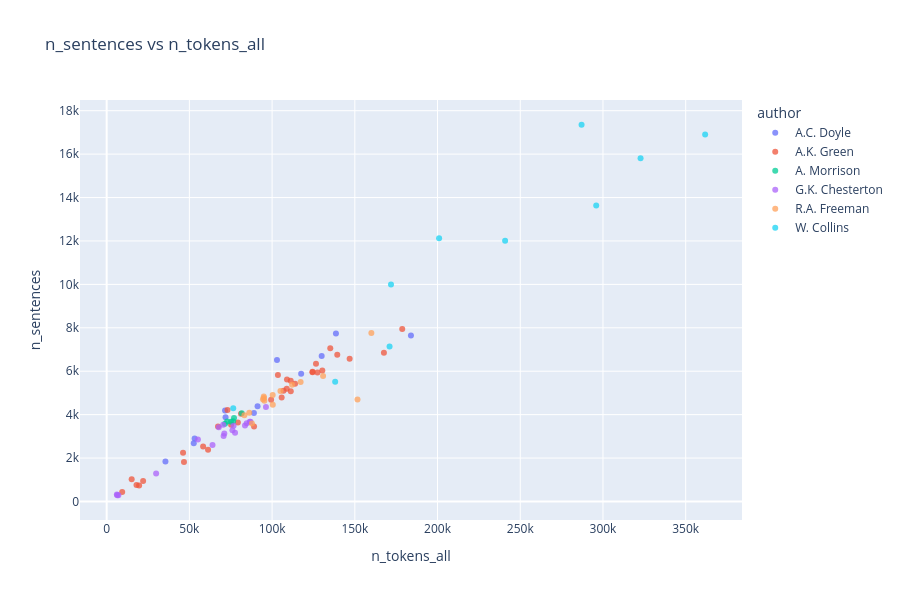
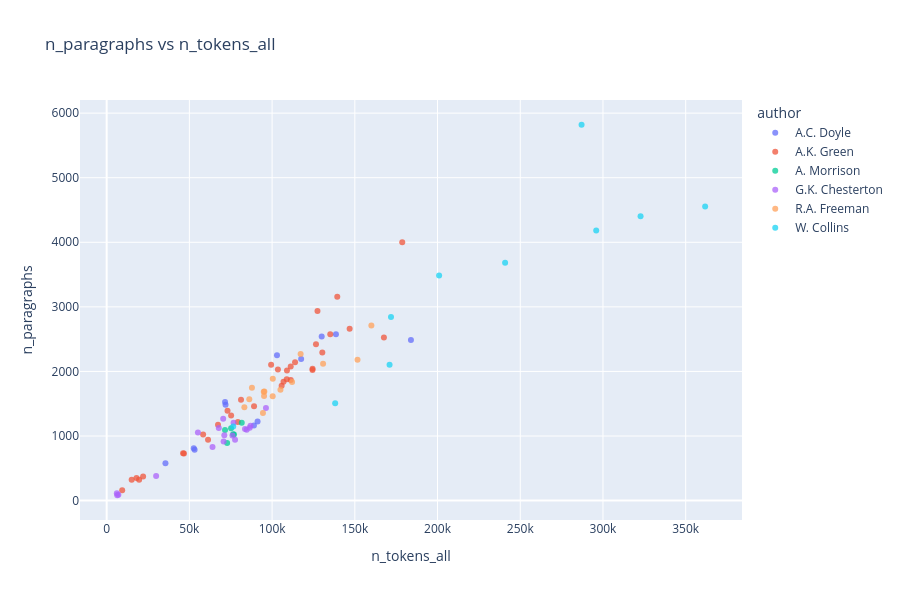
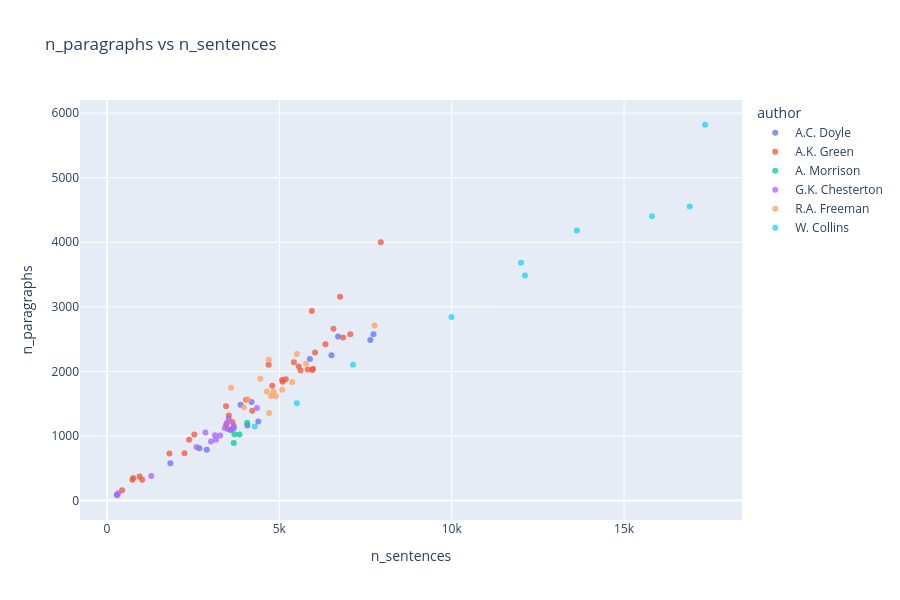
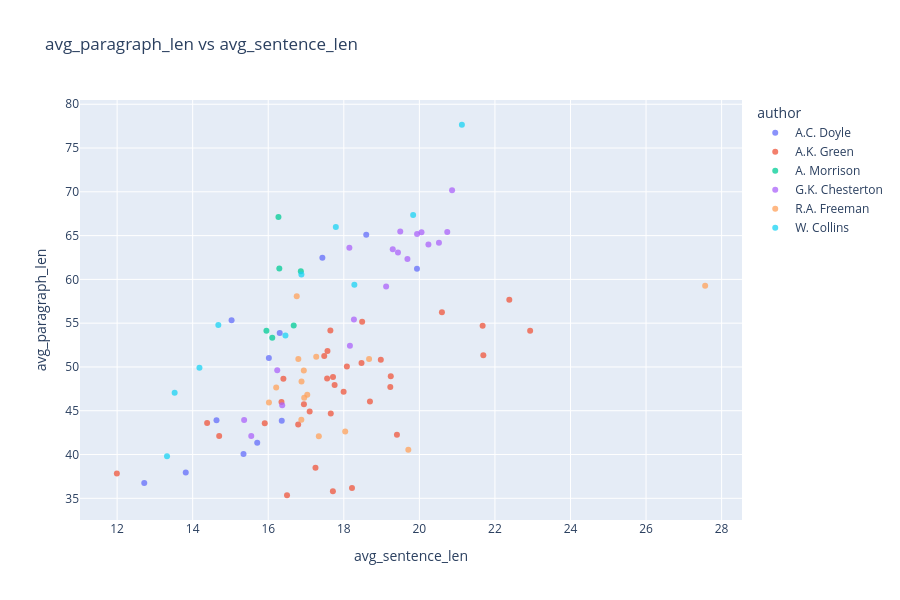

The cell these charts' notebook holds for them, in order:
### Code cell
plot_scatter_list_plotly(
    data=df_corpus,
    scatter_pairs=scatter_pairs,
    hue="author",
    work_col="title",
)

### Figure 1 — Plotly figure (JSON) as saved in the notebook; plotly's stock layout.template omitted (floating-point values rounded to 4 significant figures)
{"data": [{"customdata": [["A.C. Doyle"], ["A.C. Doyle"], ["A.C. Doyle"], ["A.C. Doyle"], ["A.C. Doyle"], ["A.C. Doyle"], ["A.C. Doyle"], ["A.C. Doyle"], ["A.C. Doyle"], ["A.C. Doyle"], ["A.C. Doyle"], ["A.C. Doyle"]], "hovertemplate": "<b>%{hovertext}</b><br><br>author=%{customdata[0]}<br>n_tokens_all=%{x}<br>n_sentences=%{y}<extra></extra>", "hovertext": ["A Study in Scarlet", "Tales of Terror and Mystery", "The Adventures of Sherlock Holmes", "The case-book of Sherlock Holmes", "The Hound of the Baskervilles", "The Lost World", "The Memoirs of Sherlock Holmes", "The Poison Belt", "The Return of Sherlock Holmes", "The Sign of the Four", "The Valley of Fear", "The White Company"], "legendgroup": "A.C. Doyle", "marker": {"color": "#636efa", "opacity": 0.75, "symbol": "circle"}, "mode": "markers", "name": "A.C. Doyle", "orientation": "v", "showlegend": true, "type": "scatter", "x": [52654, 89015, 129973, 102949, 71859, 91221, 117564, 35536, 138592, 53167, 71564, 183927], "xaxis": "x", "y": [2683, 4073, 6703, 6512, 3876, 4390, 5886, 1839, 7733, 2896, 4194, 7640], "yaxis": "y"}, {"customdata": [["A.K. Green"], ["A.K. Green"], ["A.K. Green"], ["A.K. Green"], ["A.K. Green"], ["A.K. Green"], ["A.K. Green"], ["A.K. Green"], ["A.K. Green"], ["A.K. Green"], ["A.K. Green"], ["A.K. Green"], ["A.K. Green"], ["A.K. Green"], ["A.K. Green"], ["A.K. Green"], ["A.K. Green"], ["A.K. Green"], ["A.K. Green"], ["A.K. Green"], ["A.K. Green"], ["A.K. Green"], ["A.K. Green"], ["A.K. Green"], ["A.K. Green"], ["A.K. Green"], ["A.K. Green"], ["A.K. Green"], ["A.K. Green"], ["A.K. Green"], ["A.K. Green"], ["A.K. Green"], ["A.K. Green"], ["A.K. Green"]], "hovertemplate": "<b>%{hovertext}</b><br><br>author=%{customdata[0]}<br>n_tokens_all=%{x}<br>n_sentences=%{y}<extra></extra>", "hovertext": ["7 to 12: A Detective Story", "A Difficult Problem", "A Matter of Millions", "A Strange Disappearance", "Agatha Webb", "Behind Closed Doors", "Cynthia Wakeham's Money", "Dark Hollow", "Doctor Izard", "Hand and Ring", "Initials Only", "Lost Man's Lane", "Masterpieces of Mystery", "One of My Sons", "Room Number 3, and Other Detective Stories", "That Affair Next Door", "The Chief Legatee", "The Circular Study", "The Doctor, his Wife, and the Clock", "The Filigree Ball", "The Forsaken Inn", "The Golden Slipper and Other Problems for Violet Strange", "The House of the Whispering Pines", "The Leavenworth Case", "The Mill Mystery", "The Millionaire Baby", "The Mystery of the Hasty Arrow", "The Old Stone House and Other Stories", "The Step on the Stair ", "The Sword of Damocles", "The Woman in the Alcove", "Three Thousand Dollars", "To the Minute", "X Y Z: A Detective Story"], "legendgroup": "A.K. Green", "marker": {"color": "#EF553B", "opacity": 0.75, "symbol": "circle"}, "mode": "markers", "name": "A.K. Green", "orientation": "v", "showlegend": true, "type": "scatter", "x": [18035, 9390, 130354, 61280, 106902, 146868, 99399, 108990, 58302, 178663, 103512, 111286, 124417, 113872, 124455, 127434, 73064, 67303, 19623, 105774, 75234, 108838, 135171, 139396, 89085, 81224, 111249, 46731, 126529, 167590, 79315, 15120, 46167, 22028], "xaxis": "x", "y": [761, 440, 6036, 2384, 5097, 6570, 4691, 5618, 2536, 7945, 5822, 5080, 5957, 5424, 5977, 5944, 4213, 3455, 739, 4795, 3535, 5187, 7060, 6762, 3456, 4038, 5563, 1813, 6339, 6847, 3640, 1022, 2249, 948], "yaxis": "y"}, {"customdata": [["A. Morrison"], ["A. Morrison"], ["A. Morrison"], ["A. Morrison"], ["A. Morrison"], ["A. Morrison"]], "hovertemplate": "<b>%{hovertext}</b><br><br>author=%{customdata[0]}<br>n_tokens_all=%{x}<br>n_sentences=%{y}<extra></extra>", "hovertext": ["Adventures of Martin Hewit", "Chronicles of Martin Hewitt", "Martin Hewitt, Investigator", "The Dorrington Deed-Box", "The Red Triangle", "The Hole in the Wall"], "legendgroup": "A. Morrison", "marker": {"color": "#00cc96", "opacity": 0.75, "symbol": "circle"}, "mode": "markers", "name": "A. Morrison", "orientation": "v", "showlegend": true, "type": "scatter", "x": [76977, 75202, 71542, 72829, 76432, 81648], "xaxis": "x", "y": [3846, 3678, 3578, 3680, 3698, 4067], "yaxis": "y"}, {"customdata": [["G.K. Chesterton"], ["G.K. Chesterton"], ["G.K. Chesterton"], ["G.K. Chesterton"], ["G.K. Chesterton"], ["G.K. Chesterton"], ["G.K. Chesterton"], ["G.K. Chesterton"], ["G.K. Chesterton"], ["G.K. Chesterton"], ["G.K. Chesterton"], ["G.K. Chesterton"], ["G.K. Chesterton"], ["G.K. Chesterton"], ["G.K. Chesterton"], ["G.K. Chesterton"], ["G.K. Chesterton"], ["G.K. Chesterton"]], "hovertemplate": "<b>%{hovertext}</b><br><br>author=%{customdata[0]}<br>n_tokens_all=%{x}<br>n_sentences=%{y}<extra></extra>", "hovertext": ["Four Faultless Felons", "Manalive", "The Club of Queer Trades", "The Donnington Affair", "The Incredulity of Father Brown", "The innocence of Father Brown", "The Man Who Knew Too Much", "The Man Who Was Thursday: A Nightmare", "The Mask of Midas", "The Napoleon of Notting Hill", "The Paradoxes of Mr Pond", "The Poet and The Lunatics", "The Return of Don Quixote", "The Scandal of Father Brown", "The Secret of Father Brown", "The Trees of Pride", "The White Pillars Murder", "The Wisdom of Father Brown"], "legendgroup": "G.K. Chesterton", "marker": {"color": "#ab63fa", "opacity": 0.75, "symbol": "circle"}, "mode": "markers", "name": "G.K. Chesterton", "orientation": "v", "showlegend": true, "type": "scatter", "x": [83622, 70684, 55166, 6160, 84658, 96287, 71123, 70439, 7064, 67778, 63992, 77608, 86487, 76019, 76698, 29904, 6390, 86944], "xaxis": "x", "y": [3503, 3018, 2857, 326, 3603, 4352, 3132, 3531, 287, 3418, 2596, 3164, 3668, 3285, 3484, 1286, 291, 3677], "yaxis": "y"}, {"customdata": [["R.A. Freeman"], ["R.A. Freeman"], ["R.A. Freeman"], ["R.A. Freeman"], ["R.A. Freeman"], ["R.A. Freeman"], ["R.A. Freeman"], ["R.A. Freeman"], ["R.A. Freeman"], ["R.A. Freeman"], ["R.A. Freeman"], ["R.A. Freeman"], ["R.A. Freeman"], ["R.A. Freeman"], ["R.A. Freeman"]], "hovertemplate": "<b>%{hovertext}</b><br><br>author=%{customdata[0]}<br>n_tokens_all=%{x}<br>n_sentences=%{y}<extra></extra>", "hovertext": ["A silent witness", "As a thief in the night", "Dr. Thorndyke's Casebook", "Helen Vardon's confession", "John Thorndyke's Cases", "The D'Arblay Mystery", "The Exploits of Danby Croker", "The Eye of Osiris", "The golden pool", "The Magic Casket", "The Mystery of 31 New Inn", "The mystery of Angelina Frood", "The Red Thumb Mark", "The shadow of the Wolf", "The singing bone"], "legendgroup": "R.A. Freeman", "marker": {"color": "#FFA15A", "opacity": 0.75, "symbol": "circle"}, "mode": "markers", "name": "R.A. Freeman", "orientation": "v", "showlegend": true, "type": "scatter", "x": [130815, 105048, 83244, 160003, 100421, 100349, 94972, 117241, 151630, 95147, 95318, 112078, 87819, 94473, 86214], "xaxis": "x", "y": [5777, 5084, 3972, 7762, 4450, 4902, 4834, 5509, 4694, 4762, 4641, 5374, 3597, 4704, 4090], "yaxis": "y"}, {"customdata": [["W. Collins"], ["W. Collins"], ["W. Collins"], ["W. Collins"], ["W. Collins"], ["W. Collins"], ["W. Collins"], ["W. Collins"], ["W. Collins"], ["W. Collins"]], "hovertemplate": "<b>%{hovertext}</b><br><br>author=%{customdata[0]}<br>n_tokens_all=%{x}<br>n_sentences=%{y}<extra></extra>", "hovertext": ["Armadale", "Basil", "Man and Wife", "No Name", "Poor Miss Finch", "The Dead Secret", "The Haunted Hotel", "The Law and the Lady", "The Moonstone", "The Woman in White"], "legendgroup": "W. Collins", "marker": {"color": "#19d3f3", "opacity": 0.75, "symbol": "circle"}, "mode": "markers", "name": "W. Collins", "orientation": "v", "showlegend": true, "type": "scatter", "x": [361763, 138123, 287061, 322718, 200961, 171002, 76508, 171874, 240842, 295914], "xaxis": "x", "y": [16905, 5510, 17353, 15809, 12127, 7140, 4289, 9996, 12012, 13632], "yaxis": "y"}], "layout": {"height": 600, "legend": {"title": {"text": "author"}, "tracegroupgap": 0}, "title": {"text": "n_sentences vs n_tokens_all"}, "width": 900, "xaxis": {"anchor": "y", "domain": [0, 1], "title": {"text": "n_tokens_all"}}, "yaxis": {"anchor": "x", "domain": [0, 1], "title": {"text": "n_sentences"}}}}

### Figure 2 — Plotly figure (JSON) as saved in the notebook; plotly's stock layout.template omitted (floating-point values rounded to 4 significant figures)
{"data": [{"customdata": [["A.C. Doyle"], ["A.C. Doyle"], ["A.C. Doyle"], ["A.C. Doyle"], ["A.C. Doyle"], ["A.C. Doyle"], ["A.C. Doyle"], ["A.C. Doyle"], ["A.C. Doyle"], ["A.C. Doyle"], ["A.C. Doyle"], ["A.C. Doyle"]], "hovertemplate": "<b>%{hovertext}</b><br><br>author=%{customdata[0]}<br>n_tokens_all=%{x}<br>n_paragraphs=%{y}<extra></extra>", "hovertext": ["A Study in Scarlet", "Tales of Terror and Mystery", "The Adventures of Sherlock Holmes", "The case-book of Sherlock Holmes", "The Hound of the Baskervilles", "The Lost World", "The Memoirs of Sherlock Holmes", "The Poison Belt", "The Return of Sherlock Holmes", "The Sign of the Four", "The Valley of Fear", "The White Company"], "legendgroup": "A.C. Doyle", "marker": {"color": "#636efa", "opacity": 0.75, "symbol": "circle"}, "mode": "markers", "name": "A.C. Doyle", "orientation": "v", "showlegend": true, "type": "scatter", "x": [52654, 89015, 129973, 102949, 71859, 91221, 117564, 35536, 138592, 53167, 71564, 183927], "xaxis": "x", "y": [810, 1163, 2543, 2250, 1485, 1225, 2193, 577, 2575, 786, 1527, 2487], "yaxis": "y"}, {"customdata": [["A.K. Green"], ["A.K. Green"], ["A.K. Green"], ["A.K. Green"], ["A.K. Green"], ["A.K. Green"], ["A.K. Green"], ["A.K. Green"], ["A.K. Green"], ["A.K. Green"], ["A.K. Green"], ["A.K. Green"], ["A.K. Green"], ["A.K. Green"], ["A.K. Green"], ["A.K. Green"], ["A.K. Green"], ["A.K. Green"], ["A.K. Green"], ["A.K. Green"], ["A.K. Green"], ["A.K. Green"], ["A.K. Green"], ["A.K. Green"], ["A.K. Green"], ["A.K. Green"], ["A.K. Green"], ["A.K. Green"], ["A.K. Green"], ["A.K. Green"], ["A.K. Green"], ["A.K. Green"], ["A.K. Green"], ["A.K. Green"]], "hovertemplate": "<b>%{hovertext}</b><br><br>author=%{customdata[0]}<br>n_tokens_all=%{x}<br>n_paragraphs=%{y}<extra></extra>", "hovertext": ["7 to 12: A Detective Story", "A Difficult Problem", "A Matter of Millions", "A Strange Disappearance", "Agatha Webb", "Behind Closed Doors", "Cynthia Wakeham's Money", "Dark Hollow", "Doctor Izard", "Hand and Ring", "Initials Only", "Lost Man's Lane", "Masterpieces of Mystery", "One of My Sons", "Room Number 3, and Other Detective Stories", "That Affair Next Door", "The Chief Legatee", "The Circular Study", "The Doctor, his Wife, and the Clock", "The Filigree Ball", "The Forsaken Inn", "The Golden Slipper and Other Problems for Violet Strange", "The House of the Whispering Pines", "The Leavenworth Case", "The Mill Mystery", "The Millionaire Baby", "The Mystery of the Hasty Arrow", "The Old Stone House and Other Stories", "The Step on the Stair ", "The Sword of Damocles", "The Woman in the Alcove", "Three Thousand Dollars", "To the Minute", "X Y Z: A Detective Story"], "legendgroup": "A.K. Green", "marker": {"color": "#EF553B", "opacity": 0.75, "symbol": "circle"}, "mode": "markers", "name": "A.K. Green", "orientation": "v", "showlegend": true, "type": "scatter", "x": [18035, 9390, 130354, 61280, 106902, 146868, 99399, 108990, 58302, 178663, 103512, 111286, 124417, 113872, 124455, 127434, 73064, 67303, 19623, 105774, 75234, 108838, 135171, 139396, 89085, 81224, 111249, 46731, 126529, 167590, 79315, 15120, 46167, 22028], "xaxis": "x", "y": [350, 159, 2295, 944, 1840, 2663, 2103, 2013, 1022, 4000, 2032, 1868, 2023, 2144, 2041, 2936, 1390, 1175, 324, 1780, 1318, 1880, 2577, 3155, 1461, 1562, 2077, 730, 2420, 2527, 1219, 324, 732, 374], "yaxis": "y"}, {"customdata": [["A. Morrison"], ["A. Morrison"], ["A. Morrison"], ["A. Morrison"], ["A. Morrison"], ["A. Morrison"]], "hovertemplate": "<b>%{hovertext}</b><br><br>author=%{customdata[0]}<br>n_tokens_all=%{x}<br>n_paragraphs=%{y}<extra></extra>", "hovertext": ["Adventures of Martin Hewit", "Chronicles of Martin Hewitt", "Martin Hewitt, Investigator", "The Dorrington Deed-Box", "The Red Triangle", "The Hole in the Wall"], "legendgroup": "A. Morrison", "marker": {"color": "#00cc96", "opacity": 0.75, "symbol": "circle"}, "mode": "markers", "name": "A. Morrison", "orientation": "v", "showlegend": true, "type": "scatter", "x": [76977, 75202, 71542, 72829, 76432, 81648], "xaxis": "x", "y": [1023, 1119, 1093, 893, 1026, 1205], "yaxis": "y"}, {"customdata": [["G.K. Chesterton"], ["G.K. Chesterton"], ["G.K. Chesterton"], ["G.K. Chesterton"], ["G.K. Chesterton"], ["G.K. Chesterton"], ["G.K. Chesterton"], ["G.K. Chesterton"], ["G.K. Chesterton"], ["G.K. Chesterton"], ["G.K. Chesterton"], ["G.K. Chesterton"], ["G.K. Chesterton"], ["G.K. Chesterton"], ["G.K. Chesterton"], ["G.K. Chesterton"], ["G.K. Chesterton"], ["G.K. Chesterton"]], "hovertemplate": "<b>%{hovertext}</b><br><br>author=%{customdata[0]}<br>n_tokens_all=%{x}<br>n_paragraphs=%{y}<extra></extra>", "hovertext": ["Four Faultless Felons", "Manalive", "The Club of Queer Trades", "The Donnington Affair", "The Incredulity of Father Brown", "The innocence of Father Brown", "The Man Who Knew Too Much", "The Man Who Was Thursday: A Nightmare", "The Mask of Midas", "The Napoleon of Notting Hill", "The Paradoxes of Mr Pond", "The Poet and The Lunatics", "The Return of Don Quixote", "The Scandal of Father Brown", "The Secret of Father Brown", "The Trees of Pride", "The White Pillars Murder", "The Wisdom of Father Brown"], "legendgroup": "G.K. Chesterton", "marker": {"color": "#ab63fa", "opacity": 0.75, "symbol": "circle"}, "mode": "markers", "name": "G.K. Chesterton", "orientation": "v", "showlegend": true, "type": "scatter", "x": [83622, 70684, 55166, 6160, 84658, 96287, 71123, 70439, 7064, 67778, 63992, 77608, 86487, 76019, 76698, 29904, 6390, 86944], "xaxis": "x", "y": [1107, 917, 1054, 114, 1099, 1435, 1014, 1266, 91, 1125, 830, 941, 1128, 1009, 1207, 383, 83, 1161], "yaxis": "y"}, {"customdata": [["R.A. Freeman"], ["R.A. Freeman"], ["R.A. Freeman"], ["R.A. Freeman"], ["R.A. Freeman"], ["R.A. Freeman"], ["R.A. Freeman"], ["R.A. Freeman"], ["R.A. Freeman"], ["R.A. Freeman"], ["R.A. Freeman"], ["R.A. Freeman"], ["R.A. Freeman"], ["R.A. Freeman"], ["R.A. Freeman"]], "hovertemplate": "<b>%{hovertext}</b><br><br>author=%{customdata[0]}<br>n_tokens_all=%{x}<br>n_paragraphs=%{y}<extra></extra>", "hovertext": ["A silent witness", "As a thief in the night", "Dr. Thorndyke's Casebook", "Helen Vardon's confession", "John Thorndyke's Cases", "The D'Arblay Mystery", "The Exploits of Danby Croker", "The Eye of Osiris", "The golden pool", "The Magic Casket", "The Mystery of 31 New Inn", "The mystery of Angelina Frood", "The Red Thumb Mark", "The shadow of the Wolf", "The singing bone"], "legendgroup": "R.A. Freeman", "marker": {"color": "#FFA15A", "opacity": 0.75, "symbol": "circle"}, "mode": "markers", "name": "R.A. Freeman", "orientation": "v", "showlegend": true, "type": "scatter", "x": [130815, 105048, 83244, 160003, 100421, 100349, 94972, 117241, 151630, 95147, 95318, 112078, 87819, 94473, 86214], "xaxis": "x", "y": [2119, 1716, 1445, 2710, 1886, 1617, 1687, 2269, 2182, 1620, 1688, 1835, 1748, 1357, 1570], "yaxis": "y"}, {"customdata": [["W. Collins"], ["W. Collins"], ["W. Collins"], ["W. Collins"], ["W. Collins"], ["W. Collins"], ["W. Collins"], ["W. Collins"], ["W. Collins"], ["W. Collins"]], "hovertemplate": "<b>%{hovertext}</b><br><br>author=%{customdata[0]}<br>n_tokens_all=%{x}<br>n_paragraphs=%{y}<extra></extra>", "hovertext": ["Armadale", "Basil", "Man and Wife", "No Name", "Poor Miss Finch", "The Dead Secret", "The Haunted Hotel", "The Law and the Lady", "The Moonstone", "The Woman in White"], "legendgroup": "W. Collins", "marker": {"color": "#19d3f3", "opacity": 0.75, "symbol": "circle"}, "mode": "markers", "name": "W. Collins", "orientation": "v", "showlegend": true, "type": "scatter", "x": [361763, 138123, 287061, 322718, 200961, 171002, 76508, 171874, 240842, 295914], "xaxis": "x", "y": [4554, 1508, 5820, 4402, 3484, 2103, 1149, 2844, 3682, 4184], "yaxis": "y"}], "layout": {"height": 600, "legend": {"title": {"text": "author"}, "tracegroupgap": 0}, "title": {"text": "n_paragraphs vs n_tokens_all"}, "width": 900, "xaxis": {"anchor": "y", "domain": [0, 1], "title": {"text": "n_tokens_all"}}, "yaxis": {"anchor": "x", "domain": [0, 1], "title": {"text": "n_paragraphs"}}}}

### Figure 3 — Plotly figure (JSON) as saved in the notebook; plotly's stock layout.template omitted (floating-point values rounded to 4 significant figures)
{"data": [{"customdata": [["A.C. Doyle"], ["A.C. Doyle"], ["A.C. Doyle"], ["A.C. Doyle"], ["A.C. Doyle"], ["A.C. Doyle"], ["A.C. Doyle"], ["A.C. Doyle"], ["A.C. Doyle"], ["A.C. Doyle"], ["A.C. Doyle"], ["A.C. Doyle"]], "hovertemplate": "<b>%{hovertext}</b><br><br>author=%{customdata[0]}<br>n_sentences=%{x}<br>n_paragraphs=%{y}<extra></extra>", "hovertext": ["A Study in Scarlet", "Tales of Terror and Mystery", "The Adventures of Sherlock Holmes", "The case-book of Sherlock Holmes", "The Hound of the Baskervilles", "The Lost World", "The Memoirs of Sherlock Holmes", "The Poison Belt", "The Return of Sherlock Holmes", "The Sign of the Four", "The Valley of Fear", "The White Company"], "legendgroup": "A.C. Doyle", "marker": {"color": "#636efa", "opacity": 0.75, "symbol": "circle"}, "mode": "markers", "name": "A.C. Doyle", "orientation": "v", "showlegend": true, "type": "scatter", "x": [2683, 4073, 6703, 6512, 3876, 4390, 5886, 1839, 7733, 2896, 4194, 7640], "xaxis": "x", "y": [810, 1163, 2543, 2250, 1485, 1225, 2193, 577, 2575, 786, 1527, 2487], "yaxis": "y"}, {"customdata": [["A.K. Green"], ["A.K. Green"], ["A.K. Green"], ["A.K. Green"], ["A.K. Green"], ["A.K. Green"], ["A.K. Green"], ["A.K. Green"], ["A.K. Green"], ["A.K. Green"], ["A.K. Green"], ["A.K. Green"], ["A.K. Green"], ["A.K. Green"], ["A.K. Green"], ["A.K. Green"], ["A.K. Green"], ["A.K. Green"], ["A.K. Green"], ["A.K. Green"], ["A.K. Green"], ["A.K. Green"], ["A.K. Green"], ["A.K. Green"], ["A.K. Green"], ["A.K. Green"], ["A.K. Green"], ["A.K. Green"], ["A.K. Green"], ["A.K. Green"], ["A.K. Green"], ["A.K. Green"], ["A.K. Green"], ["A.K. Green"]], "hovertemplate": "<b>%{hovertext}</b><br><br>author=%{customdata[0]}<br>n_sentences=%{x}<br>n_paragraphs=%{y}<extra></extra>", "hovertext": ["7 to 12: A Detective Story", "A Difficult Problem", "A Matter of Millions", "A Strange Disappearance", "Agatha Webb", "Behind Closed Doors", "Cynthia Wakeham's Money", "Dark Hollow", "Doctor Izard", "Hand and Ring", "Initials Only", "Lost Man's Lane", "Masterpieces of Mystery", "One of My Sons", "Room Number 3, and Other Detective Stories", "That Affair Next Door", "The Chief Legatee", "The Circular Study", "The Doctor, his Wife, and the Clock", "The Filigree Ball", "The Forsaken Inn", "The Golden Slipper and Other Problems for Violet Strange", "The House of the Whispering Pines", "The Leavenworth Case", "The Mill Mystery", "The Millionaire Baby", "The Mystery of the Hasty Arrow", "The Old Stone House and Other Stories", "The Step on the Stair ", "The Sword of Damocles", "The Woman in the Alcove", "Three Thousand Dollars", "To the Minute", "X Y Z: A Detective Story"], "legendgroup": "A.K. Green", "marker": {"color": "#EF553B", "opacity": 0.75, "symbol": "circle"}, "mode": "markers", "name": "A.K. Green", "orientation": "v", "showlegend": true, "type": "scatter", "x": [761, 440, 6036, 2384, 5097, 6570, 4691, 5618, 2536, 7945, 5822, 5080, 5957, 5424, 5977, 5944, 4213, 3455, 739, 4795, 3535, 5187, 7060, 6762, 3456, 4038, 5563, 1813, 6339, 6847, 3640, 1022, 2249, 948], "xaxis": "x", "y": [350, 159, 2295, 944, 1840, 2663, 2103, 2013, 1022, 4000, 2032, 1868, 2023, 2144, 2041, 2936, 1390, 1175, 324, 1780, 1318, 1880, 2577, 3155, 1461, 1562, 2077, 730, 2420, 2527, 1219, 324, 732, 374], "yaxis": "y"}, {"customdata": [["A. Morrison"], ["A. Morrison"], ["A. Morrison"], ["A. Morrison"], ["A. Morrison"], ["A. Morrison"]], "hovertemplate": "<b>%{hovertext}</b><br><br>author=%{customdata[0]}<br>n_sentences=%{x}<br>n_paragraphs=%{y}<extra></extra>", "hovertext": ["Adventures of Martin Hewit", "Chronicles of Martin Hewitt", "Martin Hewitt, Investigator", "The Dorrington Deed-Box", "The Red Triangle", "The Hole in the Wall"], "legendgroup": "A. Morrison", "marker": {"color": "#00cc96", "opacity": 0.75, "symbol": "circle"}, "mode": "markers", "name": "A. Morrison", "orientation": "v", "showlegend": true, "type": "scatter", "x": [3846, 3678, 3578, 3680, 3698, 4067], "xaxis": "x", "y": [1023, 1119, 1093, 893, 1026, 1205], "yaxis": "y"}, {"customdata": [["G.K. Chesterton"], ["G.K. Chesterton"], ["G.K. Chesterton"], ["G.K. Chesterton"], ["G.K. Chesterton"], ["G.K. Chesterton"], ["G.K. Chesterton"], ["G.K. Chesterton"], ["G.K. Chesterton"], ["G.K. Chesterton"], ["G.K. Chesterton"], ["G.K. Chesterton"], ["G.K. Chesterton"], ["G.K. Chesterton"], ["G.K. Chesterton"], ["G.K. Chesterton"], ["G.K. Chesterton"], ["G.K. Chesterton"]], "hovertemplate": "<b>%{hovertext}</b><br><br>author=%{customdata[0]}<br>n_sentences=%{x}<br>n_paragraphs=%{y}<extra></extra>", "hovertext": ["Four Faultless Felons", "Manalive", "The Club of Queer Trades", "The Donnington Affair", "The Incredulity of Father Brown", "The innocence of Father Brown", "The Man Who Knew Too Much", "The Man Who Was Thursday: A Nightmare", "The Mask of Midas", "The Napoleon of Notting Hill", "The Paradoxes of Mr Pond", "The Poet and The Lunatics", "The Return of Don Quixote", "The Scandal of Father Brown", "The Secret of Father Brown", "The Trees of Pride", "The White Pillars Murder", "The Wisdom of Father Brown"], "legendgroup": "G.K. Chesterton", "marker": {"color": "#ab63fa", "opacity": 0.75, "symbol": "circle"}, "mode": "markers", "name": "G.K. Chesterton", "orientation": "v", "showlegend": true, "type": "scatter", "x": [3503, 3018, 2857, 326, 3603, 4352, 3132, 3531, 287, 3418, 2596, 3164, 3668, 3285, 3484, 1286, 291, 3677], "xaxis": "x", "y": [1107, 917, 1054, 114, 1099, 1435, 1014, 1266, 91, 1125, 830, 941, 1128, 1009, 1207, 383, 83, 1161], "yaxis": "y"}, {"customdata": [["R.A. Freeman"], ["R.A. Freeman"], ["R.A. Freeman"], ["R.A. Freeman"], ["R.A. Freeman"], ["R.A. Freeman"], ["R.A. Freeman"], ["R.A. Freeman"], ["R.A. Freeman"], ["R.A. Freeman"], ["R.A. Freeman"], ["R.A. Freeman"], ["R.A. Freeman"], ["R.A. Freeman"], ["R.A. Freeman"]], "hovertemplate": "<b>%{hovertext}</b><br><br>author=%{customdata[0]}<br>n_sentences=%{x}<br>n_paragraphs=%{y}<extra></extra>", "hovertext": ["A silent witness", "As a thief in the night", "Dr. Thorndyke's Casebook", "Helen Vardon's confession", "John Thorndyke's Cases", "The D'Arblay Mystery", "The Exploits of Danby Croker", "The Eye of Osiris", "The golden pool", "The Magic Casket", "The Mystery of 31 New Inn", "The mystery of Angelina Frood", "The Red Thumb Mark", "The shadow of the Wolf", "The singing bone"], "legendgroup": "R.A. Freeman", "marker": {"color": "#FFA15A", "opacity": 0.75, "symbol": "circle"}, "mode": "markers", "name": "R.A. Freeman", "orientation": "v", "showlegend": true, "type": "scatter", "x": [5777, 5084, 3972, 7762, 4450, 4902, 4834, 5509, 4694, 4762, 4641, 5374, 3597, 4704, 4090], "xaxis": "x", "y": [2119, 1716, 1445, 2710, 1886, 1617, 1687, 2269, 2182, 1620, 1688, 1835, 1748, 1357, 1570], "yaxis": "y"}, {"customdata": [["W. Collins"], ["W. Collins"], ["W. Collins"], ["W. Collins"], ["W. Collins"], ["W. Collins"], ["W. Collins"], ["W. Collins"], ["W. Collins"], ["W. Collins"]], "hovertemplate": "<b>%{hovertext}</b><br><br>author=%{customdata[0]}<br>n_sentences=%{x}<br>n_paragraphs=%{y}<extra></extra>", "hovertext": ["Armadale", "Basil", "Man and Wife", "No Name", "Poor Miss Finch", "The Dead Secret", "The Haunted Hotel", "The Law and the Lady", "The Moonstone", "The Woman in White"], "legendgroup": "W. Collins", "marker": {"color": "#19d3f3", "opacity": 0.75, "symbol": "circle"}, "mode": "markers", "name": "W. Collins", "orientation": "v", "showlegend": true, "type": "scatter", "x": [16905, 5510, 17353, 15809, 12127, 7140, 4289, 9996, 12012, 13632], "xaxis": "x", "y": [4554, 1508, 5820, 4402, 3484, 2103, 1149, 2844, 3682, 4184], "yaxis": "y"}], "layout": {"height": 600, "legend": {"title": {"text": "author"}, "tracegroupgap": 0}, "title": {"text": "n_paragraphs vs n_sentences"}, "width": 900, "xaxis": {"anchor": "y", "domain": [0, 1], "title": {"text": "n_sentences"}}, "yaxis": {"anchor": "x", "domain": [0, 1], "title": {"text": "n_paragraphs"}}}}

### Figure 4 — Plotly figure (JSON) as saved in the notebook; plotly's stock layout.template omitted (floating-point values rounded to 4 significant figures)
{"data": [{"customdata": [["A.C. Doyle"], ["A.C. Doyle"], ["A.C. Doyle"], ["A.C. Doyle"], ["A.C. Doyle"], ["A.C. Doyle"], ["A.C. Doyle"], ["A.C. Doyle"], ["A.C. Doyle"], ["A.C. Doyle"], ["A.C. Doyle"], ["A.C. Doyle"]], "hovertemplate": "<b>%{hovertext}</b><br><br>author=%{customdata[0]}<br>avg_sentence_len=%{x}<br>avg_paragraph_len=%{y}<extra></extra>", "hovertext": ["A Study in Scarlet", "Tales of Terror and Mystery", "The Adventures of Sherlock Holmes", "The case-book of Sherlock Holmes", "The Hound of the Baskervilles", "The Lost World", "The Memoirs of Sherlock Holmes", "The Poison Belt", "The Return of Sherlock Holmes", "The Sign of the Four", "The Valley of Fear", "The White Company"], "legendgroup": "A.C. Doyle", "marker": {"color": "#636efa", "opacity": 0.75, "symbol": "circle"}, "mode": "markers", "name": "A.C. Doyle", "orientation": "v", "showlegend": true, "type": "scatter", "x": [16.3, 18.59, 15.71, 12.72, 15.35, 17.43, 16.36, 16.02, 14.63, 15.03, 13.82, 19.94], "xaxis": "x", "y": [53.86, 65.1, 41.36, 36.76, 40.05, 62.47, 43.85, 51.02, 43.92, 55.34, 37.94, 61.22], "yaxis": "y"}, {"customdata": [["A.K. Green"], ["A.K. Green"], ["A.K. Green"], ["A.K. Green"], ["A.K. Green"], ["A.K. Green"], ["A.K. Green"], ["A.K. Green"], ["A.K. Green"], ["A.K. Green"], ["A.K. Green"], ["A.K. Green"], ["A.K. Green"], ["A.K. Green"], ["A.K. Green"], ["A.K. Green"], ["A.K. Green"], ["A.K. Green"], ["A.K. Green"], ["A.K. Green"], ["A.K. Green"], ["A.K. Green"], ["A.K. Green"], ["A.K. Green"], ["A.K. Green"], ["A.K. Green"], ["A.K. Green"], ["A.K. Green"], ["A.K. Green"], ["A.K. Green"], ["A.K. Green"], ["A.K. Green"], ["A.K. Green"], ["A.K. Green"]], "hovertemplate": "<b>%{hovertext}</b><br><br>author=%{customdata[0]}<br>avg_sentence_len=%{x}<br>avg_paragraph_len=%{y}<extra></extra>", "hovertext": ["7 to 12: A Detective Story", "A Difficult Problem", "A Matter of Millions", "A Strange Disappearance", "Agatha Webb", "Behind Closed Doors", "Cynthia Wakeham's Money", "Dark Hollow", "Doctor Izard", "Hand and Ring", "Initials Only", "Lost Man's Lane", "Masterpieces of Mystery", "One of My Sons", "Room Number 3, and Other Detective Stories", "That Affair Next Door", "The Chief Legatee", "The Circular Study", "The Doctor, his Wife, and the Clock", "The Filigree Ball", "The Forsaken Inn", "The Golden Slipper and Other Problems for Violet Strange", "The House of the Whispering Pines", "The Leavenworth Case", "The Mill Mystery", "The Millionaire Baby", "The Mystery of the Hasty Arrow", "The Old Stone House and Other Stories", "The Step on the Stair ", "The Sword of Damocles", "The Woman in the Alcove", "Three Thousand Dollars", "To the Minute", "X Y Z: A Detective Story"], "legendgroup": "A.K. Green", "marker": {"color": "#EF553B", "opacity": 0.75, "symbol": "circle"}, "mode": "markers", "name": "A.K. Green", "orientation": "v", "showlegend": true, "type": "scatter", "x": [19.41, 18.08, 18.0, 21.67, 17.56, 18.69, 17.25, 16.35, 19.23, 18.22, 14.7, 18.47, 17.57, 17.66, 17.48, 17.71, 14.38, 16.4, 22.93, 18.98, 17.76, 17.71, 15.91, 16.5, 21.69, 16.79, 16.94, 22.38, 17.1, 20.6, 18.49, 11.99, 17.64, 19.24], "xaxis": "x", "y": [42.26, 50.04, 47.18, 54.72, 48.69, 46.05, 38.49, 46.01, 47.7, 36.18, 42.12, 50.45, 51.81, 44.69, 51.26, 35.82, 43.61, 48.65, 54.13, 50.83, 47.95, 48.86, 43.57, 35.35, 51.34, 43.43, 45.74, 57.66, 44.92, 56.25, 55.17, 37.83, 54.16, 48.94], "yaxis": "y"}, {"customdata": [["A. Morrison"], ["A. Morrison"], ["A. Morrison"], ["A. Morrison"], ["A. Morrison"], ["A. Morrison"]], "hovertemplate": "<b>%{hovertext}</b><br><br>author=%{customdata[0]}<br>avg_sentence_len=%{x}<br>avg_paragraph_len=%{y}<extra></extra>", "hovertext": ["Adventures of Martin Hewit", "Chronicles of Martin Hewitt", "Martin Hewitt, Investigator", "The Dorrington Deed-Box", "The Red Triangle", "The Hole in the Wall"], "legendgroup": "A. Morrison", "marker": {"color": "#00cc96", "opacity": 0.75, "symbol": "circle"}, "mode": "markers", "name": "A. Morrison", "orientation": "v", "showlegend": true, "type": "scatter", "x": [16.29, 16.67, 16.11, 16.27, 16.86, 15.95], "xaxis": "x", "y": [61.24, 54.74, 53.34, 67.13, 60.94, 54.14], "yaxis": "y"}, {"customdata": [["G.K. Chesterton"], ["G.K. Chesterton"], ["G.K. Chesterton"], ["G.K. Chesterton"], ["G.K. Chesterton"], ["G.K. Chesterton"], ["G.K. Chesterton"], ["G.K. Chesterton"], ["G.K. Chesterton"], ["G.K. Chesterton"], ["G.K. Chesterton"], ["G.K. Chesterton"], ["G.K. Chesterton"], ["G.K. Chesterton"], ["G.K. Chesterton"], ["G.K. Chesterton"], ["G.K. Chesterton"], ["G.K. Chesterton"]], "hovertemplate": "<b>%{hovertext}</b><br><br>author=%{customdata[0]}<br>avg_sentence_len=%{x}<br>avg_paragraph_len=%{y}<extra></extra>", "hovertext": ["Four Faultless Felons", "Manalive", "The Club of Queer Trades", "The Donnington Affair", "The Incredulity of Father Brown", "The innocence of Father Brown", "The Man Who Knew Too Much", "The Man Who Was Thursday: A Nightmare", "The Mask of Midas", "The Napoleon of Notting Hill", "The Paradoxes of Mr Pond", "The Poet and The Lunatics", "The Return of Don Quixote", "The Scandal of Father Brown", "The Secret of Father Brown", "The Trees of Pride", "The White Pillars Murder", "The Wisdom of Father Brown"], "legendgroup": "G.K. Chesterton", "marker": {"color": "#ab63fa", "opacity": 0.75, "symbol": "circle"}, "mode": "markers", "name": "G.K. Chesterton", "orientation": "v", "showlegend": true, "type": "scatter", "x": [20.24, 19.3, 15.55, 15.36, 19.94, 18.27, 19.12, 16.37, 20.74, 16.24, 20.52, 20.87, 20.06, 19.43, 18.16, 19.49, 18.15, 19.68], "xaxis": "x", "y": [63.99, 63.44, 42.12, 43.93, 65.19, 55.43, 59.18, 45.63, 65.41, 49.63, 64.18, 70.19, 65.38, 63.06, 52.42, 65.45, 63.63, 62.34], "yaxis": "y"}, {"customdata": [["R.A. Freeman"], ["R.A. Freeman"], ["R.A. Freeman"], ["R.A. Freeman"], ["R.A. Freeman"], ["R.A. Freeman"], ["R.A. Freeman"], ["R.A. Freeman"], ["R.A. Freeman"], ["R.A. Freeman"], ["R.A. Freeman"], ["R.A. Freeman"], ["R.A. Freeman"], ["R.A. Freeman"], ["R.A. Freeman"]], "hovertemplate": "<b>%{hovertext}</b><br><br>author=%{customdata[0]}<br>avg_sentence_len=%{x}<br>avg_paragraph_len=%{y}<extra></extra>", "hovertext": ["A silent witness", "As a thief in the night", "Dr. Thorndyke's Casebook", "Helen Vardon's confession", "John Thorndyke's Cases", "The D'Arblay Mystery", "The Exploits of Danby Croker", "The Eye of Osiris", "The golden pool", "The Magic Casket", "The Mystery of 31 New Inn", "The mystery of Angelina Frood", "The Red Thumb Mark", "The shadow of the Wolf", "The singing bone"], "legendgroup": "R.A. Freeman", "marker": {"color": "#FFA15A", "opacity": 0.75, "symbol": "circle"}, "mode": "markers", "name": "R.A. Freeman", "orientation": "v", "showlegend": true, "type": "scatter", "x": [18.67, 17.27, 17.03, 16.88, 18.04, 16.8, 16.02, 17.34, 27.56, 16.21, 16.95, 16.94, 19.71, 16.75, 16.88], "xaxis": "x", "y": [50.9, 51.17, 46.82, 48.35, 42.63, 50.9, 45.94, 42.08, 59.28, 47.64, 46.49, 49.6, 40.54, 58.08, 43.96], "yaxis": "y"}, {"customdata": [["W. Collins"], ["W. Collins"], ["W. Collins"], ["W. Collins"], ["W. Collins"], ["W. Collins"], ["W. Collins"], ["W. Collins"], ["W. Collins"], ["W. Collins"]], "hovertemplate": "<b>%{hovertext}</b><br><br>author=%{customdata[0]}<br>avg_sentence_len=%{x}<br>avg_paragraph_len=%{y}<extra></extra>", "hovertext": ["Armadale", "Basil", "Man and Wife", "No Name", "Poor Miss Finch", "The Dead Secret", "The Haunted Hotel", "The Law and the Lady", "The Moonstone", "The Woman in White"], "legendgroup": "W. Collins", "marker": {"color": "#19d3f3", "opacity": 0.75, "symbol": "circle"}, "mode": "markers", "name": "W. Collins", "orientation": "v", "showlegend": true, "type": "scatter", "x": [17.79, 21.13, 13.32, 16.88, 13.52, 19.84, 14.68, 14.18, 16.46, 18.28], "xaxis": "x", "y": [65.97, 77.66, 39.79, 60.55, 47.05, 67.36, 54.78, 49.92, 53.6, 59.38], "yaxis": "y"}], "layout": {"height": 600, "legend": {"title": {"text": "author"}, "tracegroupgap": 0}, "title": {"text": "avg_paragraph_len vs avg_sentence_len"}, "width": 900, "xaxis": {"anchor": "y", "domain": [0, 1], "title": {"text": "avg_sentence_len"}}, "yaxis": {"anchor": "x", "domain": [0, 1], "title": {"text": "avg_paragraph_len"}}}}
